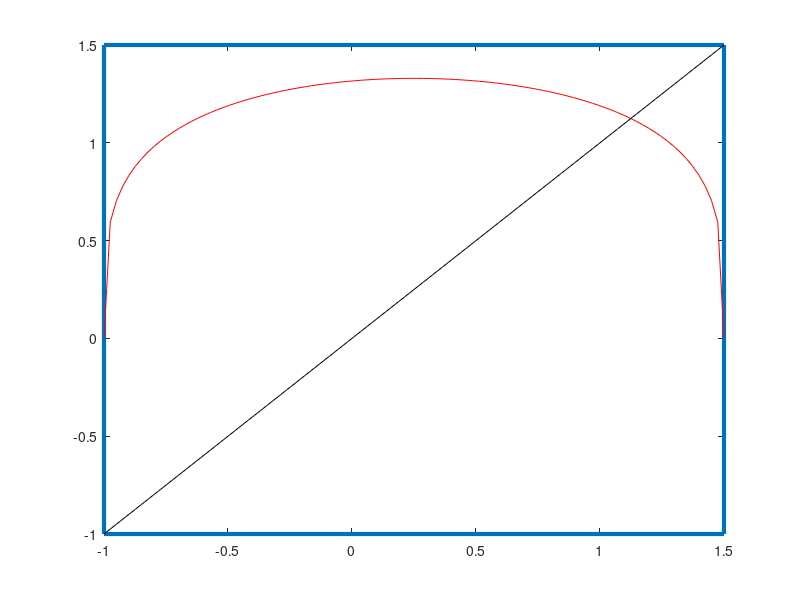

Write MATLAB code to recreate this figure. (Note: this script raises an error after producing the figure.)
f = @(x) x.^4 + 2*x.^2 - x - 3;
g = @(x) (3 + x - 2*x.^2).^(1/4);

a = -1;
b = 3/2;

% c)
figure
plot([a b b a a], [a a b b a], 'LineWidth', 3);
x = linspace(a,b,100);
hold on
plot(x, g(x), 'r');

plot(x,x, 'k');

% d)
figure
syms arg
dg = matlabFunction(diff(g(arg)));
plot(x, dg(x), '-b');
hold on
plot([a b], [-1 -1], '-k');
plot([a b], [1 1], '-k');
% nu putem aplica metoda pe tot [a,b], deoarece nu e toata derivata intre 
% -1 si 1; incercam pe alt interval: [0.8, 1.25]

a = 0.8;
b = 1.25;
figure
plot([a b b a a], [a a b b a], 'LineWidth', 3);
x = linspace(a,b,100);
hold on
plot(x, g(x), 'r');

plot(x,x, 'k');

figure
syms arg
dg = matlabFunction(diff(g(arg)));
plot(x, dg(x), '-b');
hold on
plot([a b], [-1 -1], '-k');
plot([a b], [1 1], '-k');

a = 0.8;
b = 1.27;
figure
plot([a b b a a], [a a b b a], 'LineWidth', 3);
x = linspace(a,b,100);
hold on
plot(x, g(x), 'r');

plot(x,x, 'k');

figure
syms arg
dg = matlabFunction(diff(g(arg)));
plot(x, dg(x), '-b');
hold on
plot([a b], [-1 -1], '-k');
plot([a b], [1 1], '-k');

x_sol = pctFix(g, 1, 10^(-4));
figure 
x = linspace(a,b, 100);
plot(x, f(x), '-b');
hold on
plot(x_sol, f(x_sol), 'og', 'MarkerSize', 10);


function x_sol = pctFix(g, x0, eps)
x1 = g(x0);
while (abs(x1 - x0) >= eps)
    x0 = x1;
    x1 = g(x0);
end
x_sol = x1;
end

% Tema ex3, ex 4 (la b) nu merge), nu facem 5), 

% facem 6 - indicatii: G = @(x,y) [G1(x,y), G2(x, y)]
% x1 = G(x0(1), x0(2))
% d) syms x y 
% F1 = x^2 - 10y + y^2 8
% fimplicit(F1, [0 1.5 0 1.5]);

% e)
% x_sol = ....
% plot(x_sol(1), x_sol(2), 'o');